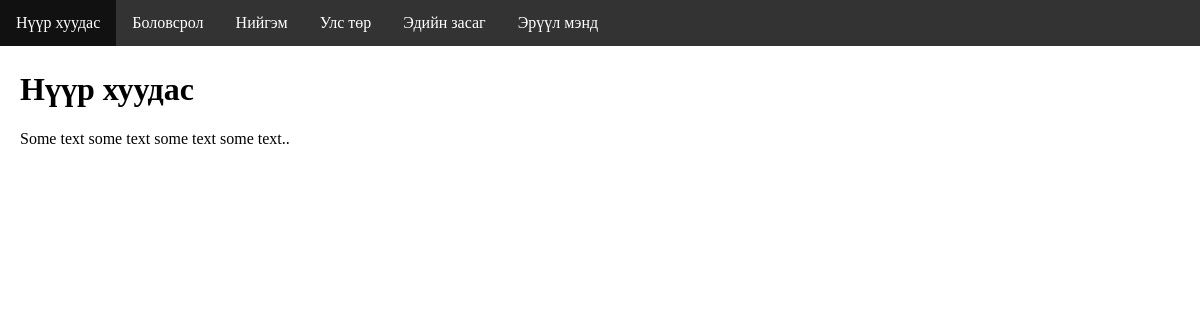
The page / on the database its author committed.
### blog/models.py (models this page shows, shortened)
class Category(models.Model):
    name = models.CharField(max_length=50)
    path = models.CharField(max_length=50)
    created = models.DateTimeField(auto_now_add=True)

### blog/views.py (the view)
# urls.py: path('', views.index, name='index'),
def index(request):
    category_list = Category.objects.all().order_by('name')
    context = {
        'categories': category_list
    }
    return render(request, 'index.html', context)

### templates/index.html (shortened to what this page needs)
<!DOCTYPE html>
<html>
<head>
</head>
<body>
<ul>
  <li><a href="http://127.0.0.1:8000/">Нүүр хуудас</a></li>
  {% for i in categories %}
    <li><a href="{% url 'posts' %}">{{ i.name }}</a></li>
  {% endfor %}
</ul>
<div style="padding:20px;margin-top:30px;">
  <h1>Нүүр хуудас</h1>
  <p>Some text some text some text some text..</p>
</div>
</body>
</html>

### templates/index.html (style rules this page uses)
body { margin:0; }
ul { list-style-type: none; margin: 0; padding: 0; overflow: hidden; background-color: #333; position: fixed; top: 0; width: 100%; }
li { float: left; }
li a { display: block; color: white; text-align: center; padding: 14px 16px; text-decoration: none; }

### rows shown on the page
Category: name "Боловсрол"
Category: name "Нийгэм"
Category: name "Улс төр"
Category: name "Эдийн засаг"
Category: name "Эрүүл мэнд"
